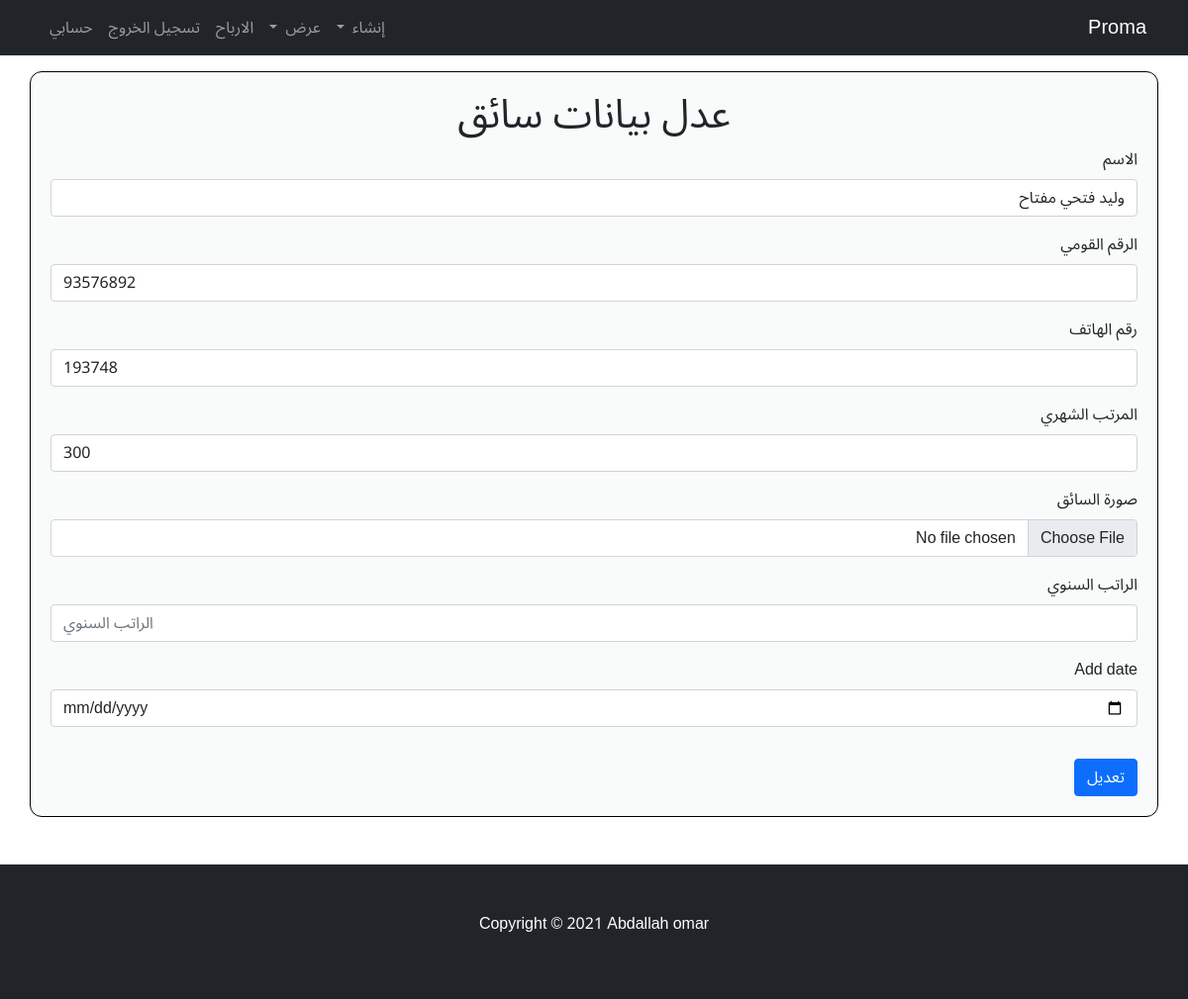
The app's page /drivers/2/edit/ (signed in) with its own data.
### home_app/models.py (models this page shows, shortened)
class driver(models.Model):
    user = models.ForeignKey(User, verbose_name=("المستخدم"), on_delete=models.CASCADE)
    name = models.CharField(max_length=50, verbose_name="الاسم")
    number_kawme = models.IntegerField(verbose_name="الرقم القومي")
    number_phone = models.IntegerField(verbose_name="رقم الهاتف")
    Salary = models.IntegerField(verbose_name="المرتب الشهري")
    image = models.ImageField(upload_to="boys_images/", verbose_name="صورة السائق", blank=True, null=True)
    rateb = models.IntegerField(verbose_name="الراتب السنوي", null=True ,blank=True)
    date = models.DateTimeField(auto_now=True, verbose_name="التاريخ")
    add_date = models.DateField(auto_now=False, auto_now_add=False, verbose_name="التاريخ",null=True,blank=True)
    class Meta:
        verbose_name = 'driver'
        verbose_name_plural = 'drivers'

### home_app/views.py (the view)
# urls.py: path('drivers/<int:id>/edit/', edit_driver, name="edit_driver"),
@login_required
def edit_driver(request,id):
    drivers = driver.objects.get(id=id, user=request.user)
    if request.method=='POST':
        form = driver_form(request.POST, request.FILES,instance=drivers)
        if form.is_valid():
            myform = form.save(commit=False)
            myform.user = request.user
            myform.save()
            return redirect(reverse('app:driveres'))
    else:
        form = driver_form(instance=drivers)
    return render(request, 'edit/edit_driver.html',{'form':form})

### home_app/form.py
class driver_form(forms.ModelForm):
    add_date = forms.DateField(widget=forms.DateInput(attrs={'type': 'date'}))
    class Meta:
        model = driver
        fields = '__all__'
        exclude = ('user',)

### home_app/templates/edit/edit_driver.html (shortened to what this page needs)
{% extends 'base_add.html' %}
{% block body %}
{% load bootstrap4  %}
 <div class="container form mt-3">
 <center><h1>عدل بيانات سائق</h1></center>
 <form method="post" enctype="multipart/form-data">
        {% bootstrap_form form %}
            <button type="submit" class="btn btn-primary mt-3">تعديل</button>
 </form>
 </div>
{% endblock body %}

### home_app/templates/base_add.html (style rules this page uses)
* { font-family: 'Noto Sans Arabic', sans-serif; }
.form { border: 1px solid #000; border-radius: 12px; padding: 20px; margin-top: 30px; background-color: #dee2e631; }

### records on screen
driver: name "وليد فتحي مفتاح", number_kawme "93576892", number_phone "193748", Salary "300"
